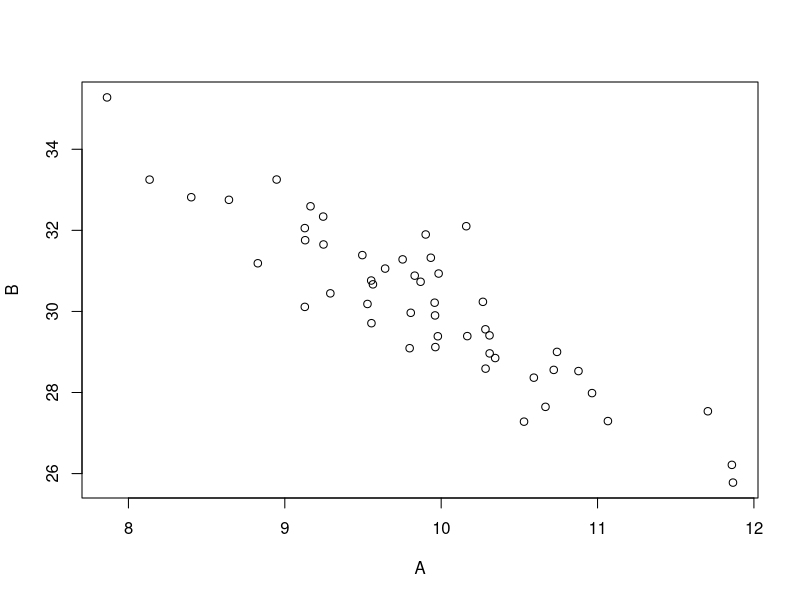
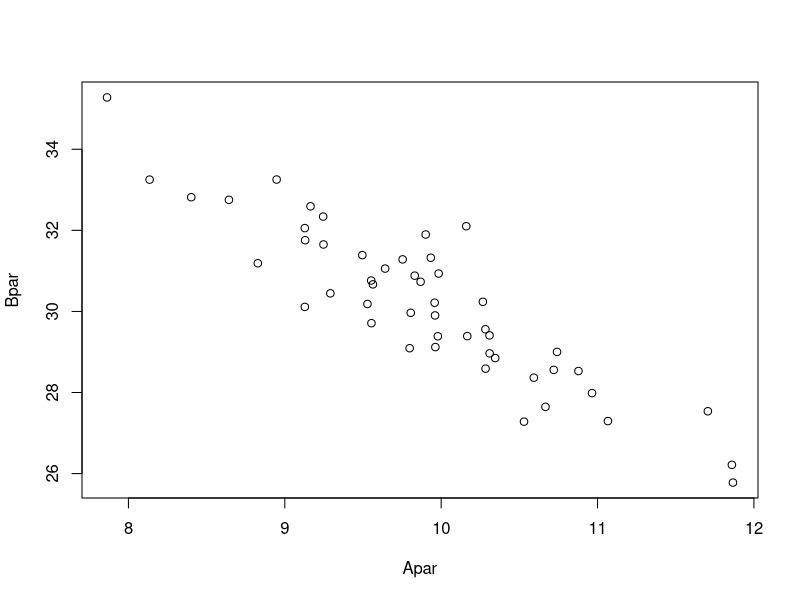
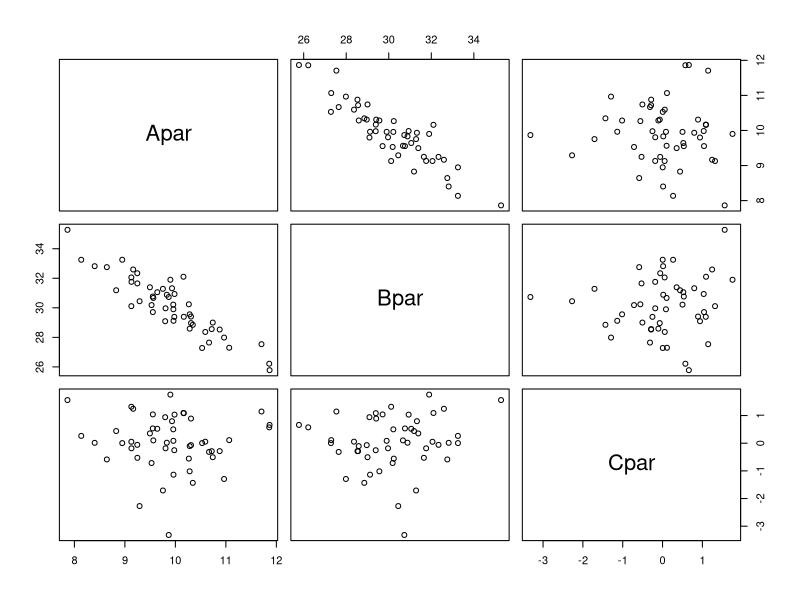
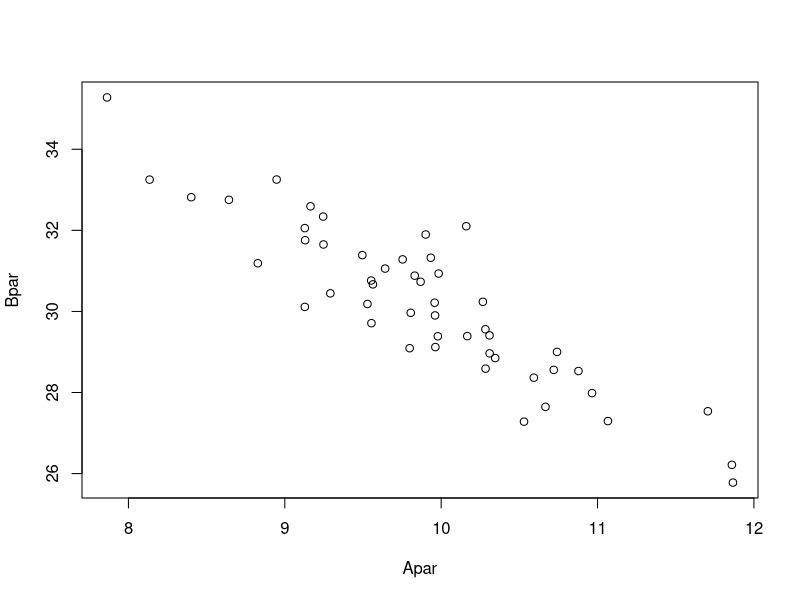
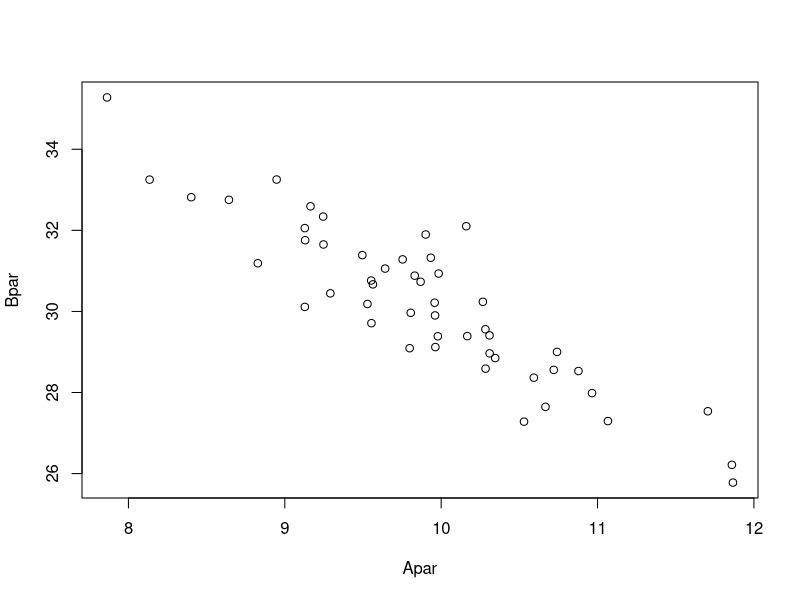
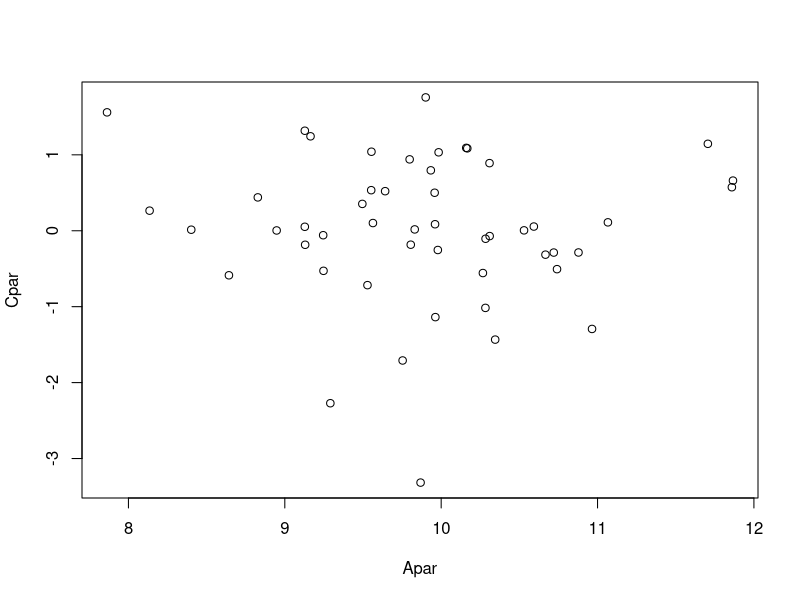
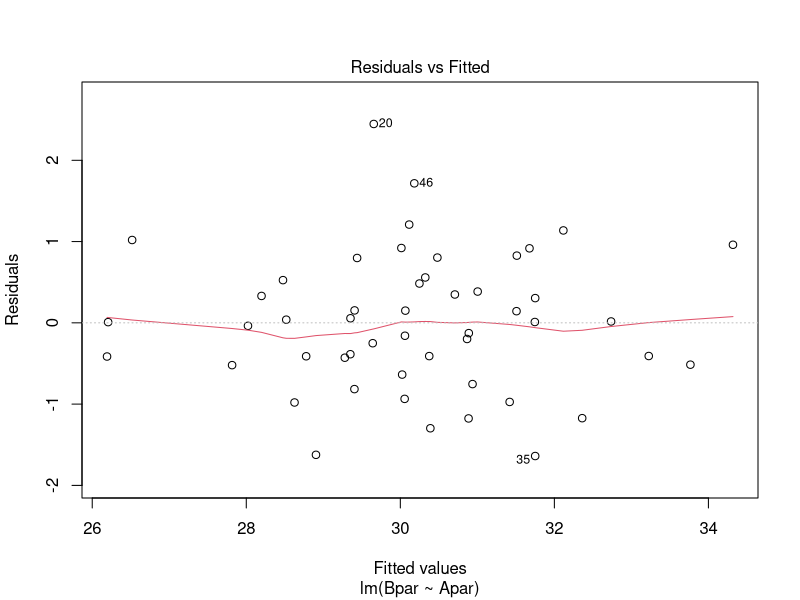
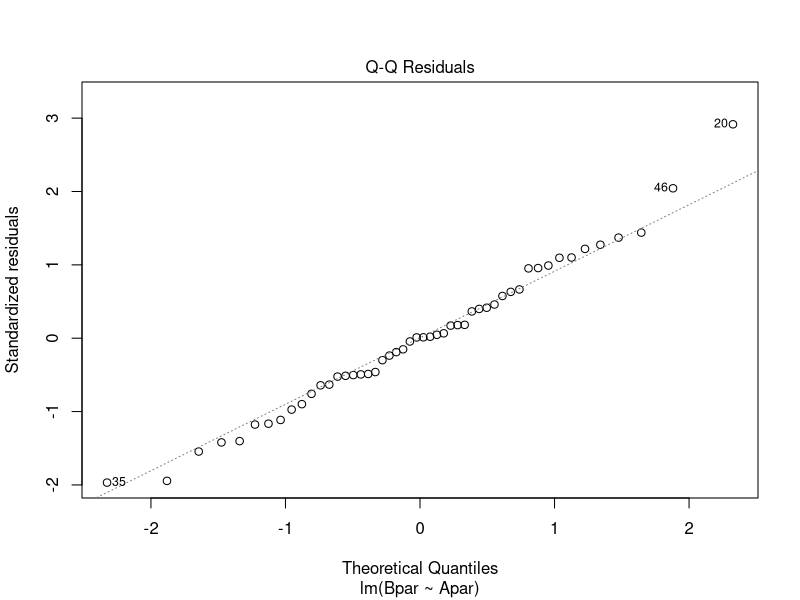

These charts were generated, in order, by the following R code:
## manual page
?cor
## Generate data
A <- rnorm(50, 10)
B <- -2 * A + 50 + rnorm(50, 0, 1)
plot(A, B)
cor(A, B)
## Spearman correlation
cor(A, B,meth = "spearman")
## Data frame

AB <- data.frame(Apar = A, Bpar = B)
plot(AB)

ABC <- data.frame(Apar = A, Bpar = B, Cpar = rnorm(50))
plot(ABC)
## Select two variables with formula
plot(Bpar ~ Apar, ABC)
## Named argument
plot(Bpar ~ Apar, data = ABC)

plot(Cpar ~ Apar, ABC)

## Direct reference of a vector in data.frame
ABC$Cpar

## Regression
AB.lm <- lm(Bpar ~ Apar, data = ABC)
AB.lm
## See summaries
summary(ABC)
summary(AB.lm)
## Weaker model
AC.lm <- lm(Cpar ~ Apar, data = ABC)
summary(AC.lm)
## Multiple regression
ABC.lm <- lm(Bpar ~ Apar + Cpar, data = ABC)
summary(ABC.lm)

## Visual interpretation
plot(AB.lm)

## Plot the line
plot(Bpar ~ Apar, data = ABC)
abline(AB.lm)
lines(ABC$Apar, predict(AB.lm))
predict(AB.lm, data.frame(Apar = c(8,10)))
      
